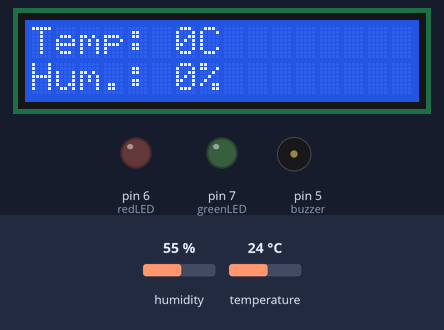
A sketch run on a simulated Arduino Uno, built with avr-gcc and run on an emulated ATmega328P. On the bench: 16×2 character LCD, output pins drawn as LEDs (lit = HIGH), buzzer (waves = sounding, pin HIGH). Inputs (shaded band) come from the test bench; at power-on: humidity 55 %, temperature 24 °C. What the sketch prints to the serial monitor is not drawn.

Above: at 8.2 s.
8.3 s: humidity set to 22 %
At 12.3 s:
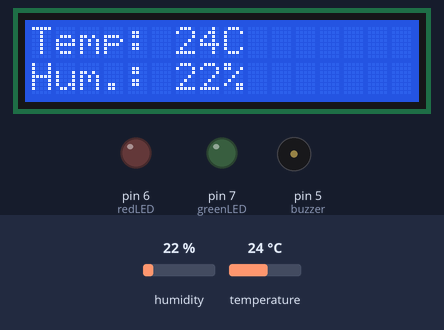
12.6 s: temperature set to 12 °C
At 16.2 s:
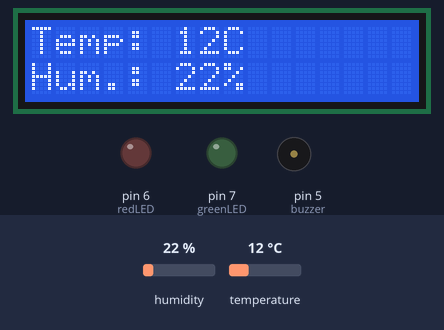
16.7 s: humidity set to 40 %
At 20.1 s:
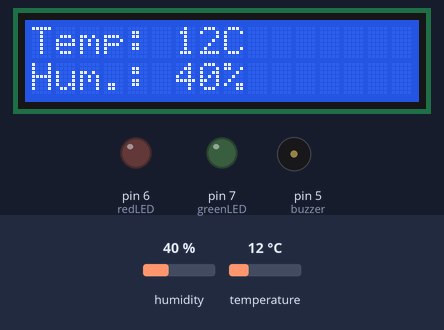
20.8 s: temperature set to 19 °C
At 24.0 s:
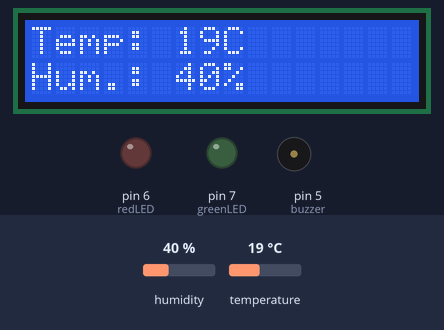
Timing chart, 0 to 25.5 s (numbered marks = the images above; inputs shaded):
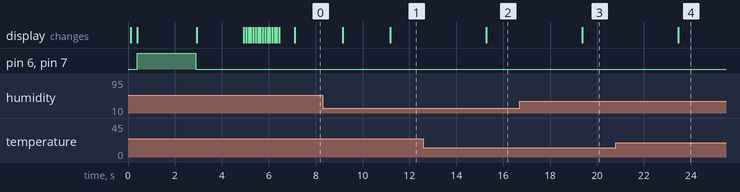

Measured:
- after the input at 8.3 s, the display: first differs from a run without the input after 2.9 s (image 1)
- after the input at 12.6 s, the display: changes after 2.7 s (image 2)
- after the input at 16.7 s, the display: changes after 2.7 s (image 3)
- after the input at 20.8 s, the display: changes after 2.7 s (image 4)

The sketch:

DHT11_Tutorial.ino
```cpp
#include <LiquidCrystal_I2C.h>
#include <Wire.h>
#include <dht.h>

#define dht_apin A2
#define SS_PIN 10
#define RST_PIN 9

dht DHT;
LiquidCrystal_I2C lcdScreen(0x27, 2, 1, 0, 4, 5, 6, 7, 3, POSITIVE);
//                          addr, en,rw,rs,d4,d5,d6,d7,bl,blpol
// THIS IS BASED ON A 1602 LCD MODULE.

int buzzer = 5;
int redLED = 6;
int greenLED = 7;

int getTemp = DHT.temperature;
int getHumid = DHT.humidity;
int lowTemp = 99;
int lowHumid = 99;

void initDevices() {
  Serial.begin(9600); // Make sure your serial is running on 9600baud
  lcdScreen.backlight();
  pinMode(redLED,OUTPUT);
  pinMode(greenLED,OUTPUT);
  pinMode(buzzer,OUTPUT);
}

void setup(){
  initDevices(); // init all the required devices and sensors

  Serial.print("-----------EugeneSense Temperature and Humidity Sensor-----------\n\nPowered by: Arduino UNO R3 + DHT11 Humiture Sensor\n\n");

  lcdScreen.begin(16, 2);
  delay(250);

  lcdScreen.clear();
  lcdScreen.print("EugeneSense");
  lcdScreen.setCursor(0, 1);
  lcdScreen.print("T&H Sensor");
  digitalWrite(greenLED,HIGH);
  digitalWrite(redLED,HIGH);
  delay(2500);
  digitalWrite(greenLED,LOW);
  digitalWrite(redLED,LOW);
  lcdScreen.clear();
  lcdScreen.print("Powered by: ");
  lcdScreen.setCursor(0, 1);
  lcdScreen.print("Arduino + DHT22");
  delay(2000);
  lcdScreen.clear();
  getTemp = DHT.temperature;
  getHumid = DHT.humidity;

  lcdScreen.print("Getting T&H data");
  lcdScreen.setCursor(0,1);
  int dot = 0;

  for ( dot = 0 ; dot <= 20 ; dot++ )
  {
    lcdScreen.print(".");
    delay(100);
  }
}

void loop() {
    getTemp = DHT.temperature;
    getHumid = DHT.humidity;

    //------CODE FOR LOWEST HUMIDITY AND TEMP-----------

    if ( getTemp != 0 && getHumid != 0 )
    {
      if ( getTemp < lowTemp )
      {
        lowTemp = getTemp;
      }

      if ( getHumid < lowHumid )
      {
        lowHumid = getHumid;
      }
    }
    //--------------------------------------------------
    lcdScreen.clear();
    DHT.read11(dht_apin);
    lcdScreen.print("Temp: ");
    lcdScreen.print(getTemp);
    lcdScreen.print("C");
    lcdScreen.setCursor(0, 1);
    lcdScreen.print("Hum.: ");
    lcdScreen.print(getHumid);
    lcdScreen.print("%");

    Serial.print("\n\nTemp: ");
    Serial.print(getTemp);
    Serial.print("C | Lowest: ");
    Serial.print(lowTemp);
    Serial.print("C");
    Serial.println("\nHum.: ");
    Serial.print(getHumid);
    Serial.print("% | Lowest: ");
    Serial.print(lowHumid);
    Serial.print("%");

    delay(2000);//Wait 2.0 seconds before accessing sensor again.
}
```
